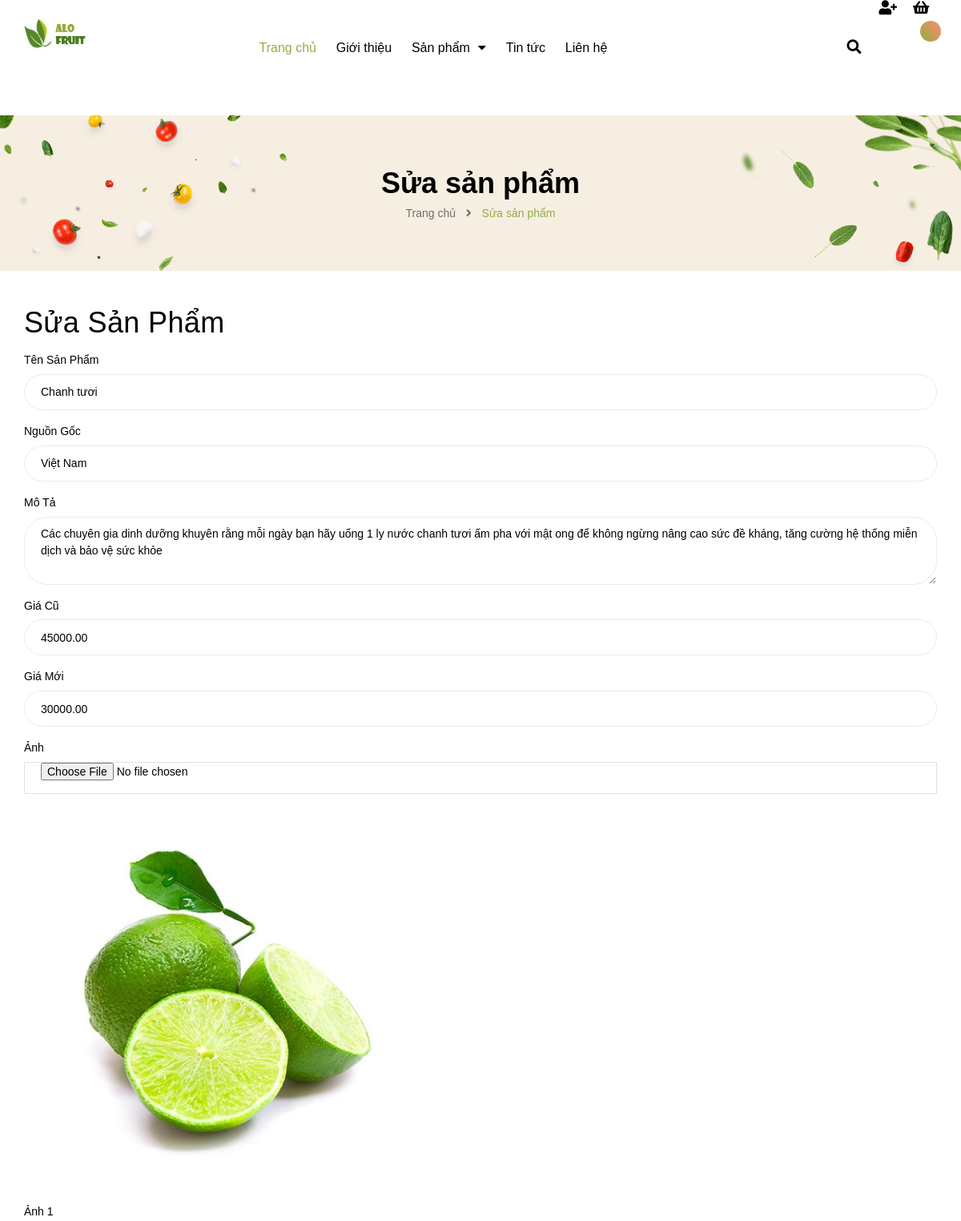
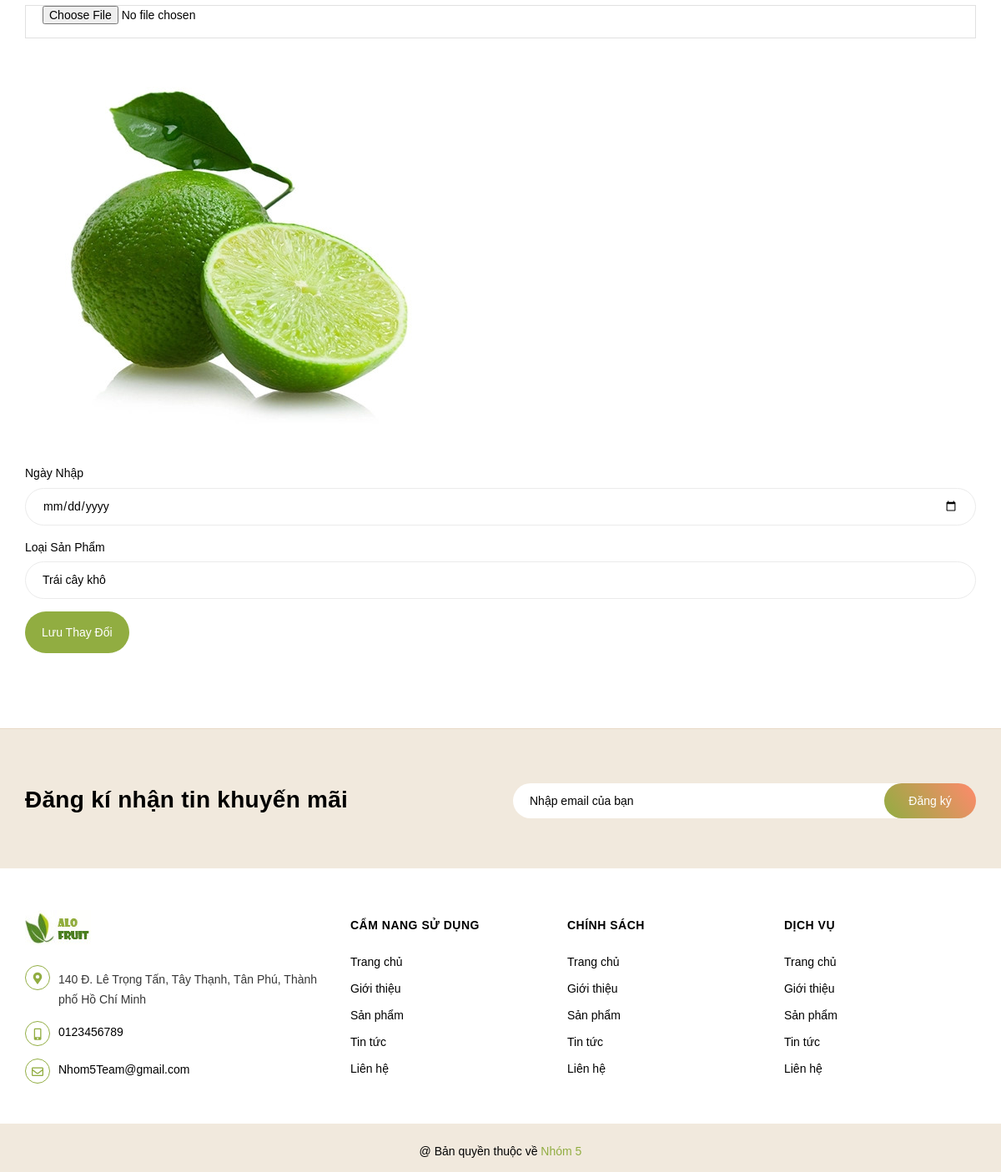
The app's page /suaSanPham/1/ with its own data (2 pictures, top to bottom).
### Home/models.py (models this page shows, shortened)
class SanPham(models.Model):
    MaSP = models.AutoField(primary_key=True)
    TenSP = models.CharField(max_length=255)
    NguonGoc = models.TextField()
    MoTa = models.TextField()
    GiaCu = models.DecimalField(max_digits=10, decimal_places=2)
    GiaMoi = models.DecimalField(max_digits=10, decimal_places=2)
    Anh = models.ImageField(upload_to='')
    Anh1 = models.ImageField(upload_to='')
    NgayNhap = models.DateField()
    MaLoai = models.ForeignKey('LoaiSanPham', on_delete=models.CASCADE)

class LoaiSanPham(models.Model):
    MaLoaiSP = models.AutoField(primary_key=True)
    TenLoaiSP = models.CharField(max_length=255)

### Home/views.py (the view, shortened to what this page needs)
# urls.py: path('suaSanPham/<int:id>/', views.SuaSanPham, name='suaSanPham'),
def SuaSanPham(request, id):
    san_pham = get_object_or_404(SanPham, MaSP=id)
    loaiSanPhamList = LoaiSanPham.objects.all()
    return render(request, 'page/SuaSanPham.html', {'san_pham': san_pham, 'loaiSanPhamList': loaiSanPhamList})

### Home/views.py (called while the page is built)
def loaiSP(request):
    loai_san_pham_list = LoaiSanPham.objects.all()
    return {'loaiSanPhamList': loai_san_pham_list}

### Home/templates/page/SuaSanPham.html (shortened to what this page needs)
﻿<!DOCTYPE html>
<html lang="en">
<head>
    {% extends "pages/layout.html" %}
    {% load static %}
    {% block content %}
    <div class="breadcrumb_background margin-bottom-40">
        <div class="title_full">
            <div class="container a-center">
                <p class="title_page">Sửa sản phẩm</p>
            </div>
        </div>
        <section class="bread-crumb">
            <div class="container">
                <div class="row">
                    <div class="col-xs-12 a-center">
                        <ul class="breadcrumb">
                            <li class="home">
                                <a href="/"><span>Trang chủ</span></a>
                                <span class="mr_lr">&nbsp;<i class="fa fa-angle-right"></i>&nbsp;</span>
                            </li>
                            <li><strong><span>Sửa sản phẩm</span></strong></li>
                        </ul>
                    </div>
                </div>
            </div>
        </section>
    </div>
    <div class="container mt-5">
        <h1>Sửa Sản Phẩm</h1>
        <form method="post" enctype="multipart/form-data">
            <div class="form-group">
                <label for="TenSP">Tên Sản Phẩm</label>
                <input type="text" class="form-control" id="TenSP" name="TenSP" value="{{ san_pham.TenSP }}" required>
            </div>
            <div class="form-group">
                <label for="NguonGoc">Nguồn Gốc</label>
                <input type="text" class="form-control" id="NguonGoc" name="NguonGoc" value="{{ san_pham.NguonGoc }}" required>
            </div>
            <div class="form-group">
                <label for="MoTa">Mô Tả</label>
                <textarea class="form-control" id="MoTa" name="MoTa" rows="3" required>{{ san_pham.MoTa }}</textarea>
            </div>
            <div class="form-group">
                <label for="GiaCu">Giá Cũ</label>
                <input type="number" step="0.01" class="form-control" id="GiaCu" name="GiaCu" value="{{ san_pham.GiaCu }}" required>
            </div>
            <div class="form-group">
                <label for="GiaMoi">Giá Mới</label>
                <input type="number" step="0.01" class="form-control" id="GiaMoi" name="GiaMoi" value="{{ san_pham.GiaMoi }}" required>
            </div>
            <div class="form-group">
                <label for="Anh">Ảnh</label>
                <input type="file" class="form-control-file" id="Anh" name="Anh">
                <img src="{% static san_pham.Anh %}" alt="{{ san_pham.TenSP }}" style="width: 500px; margin-top: 10px;">
            </div>
            <div class="form-group">
                <label for="Anh1">Ảnh 1</label>
                <input type="file" class="form-control-file" id="Anh1" name="Anh1">
                <img src="{% static san_pham.Anh1 %}" alt="{{ san_pham.TenSP }}" style="width: 500px; margin-top: 10px;">
            </div>
            <div class="form-group">
                <label for="NgayNhap">Ngày Nhập</label>
                <input type="date" class="form-control" id="NgayNhap" name="NgayNhap" value="{{ san_pham.NgayNhap }}" required>
            </div>
            <div class="form-group">
                <label for="MaLoai">Loại Sản Phẩm</label>
                <select class="form-control" id="MaLoai" name="MaLoai" required>
                    {% for loai in loaiSanPhamList %}
                    <option value="{{ loai.id }}" {% if loai.id == san_pham.MaLoai.id %}selected{% endif %}>{{ loai.TenLoaiSP }}</option>
                    {% endfor %}
                </select>
            </div>
            <button type="submit" class="btn btn-primary">Lưu Thay Đổi</button>
        </form>
    </div>
    {% endblock %}

### static/assets/base.scss1615.css (style rules this page uses)
*,input,:before,:after { -webkit-box-sizing:border-box;-moz-box-sizing:border-box;box-sizing:border-box }
html { overflow-x:hidden }
html,body { padding:0px !important;padding:0;margin:0 }
article,aside,details,figcaption,figure,footer,header,hgroup,main,nav,section,summary { display:block }
input[type="text"],input[type="email"],input[type="password"],input[type="tel"] { border:1px solid #e9e9e9;color:#1c1c1c;margin:0 0 19px;min-height:40px;padding:0 20px }
a { color:#000 }
body,input,textarea,button,select { line-height:1.7;font-family:"Quicksand",sans-serif;color:#000;-webkit-font-smoothing:antialiased;-webkit-text-size-adjust:100% }
body { font-size:14px;color:#000;overflow-x:hidden }
h1,.h1,h2,.h2,h3,.h3,h4,.h4,h5,.h5,h6,.h6 { font-family:"Quicksand",sans-serif;line-height:1.4 }
a { -webkit-transition:all 150ms ease-in-out;-moz-transition:all 150ms ease-in-out;-ms-transition:all 150ms ease-in-out;-o-transition:all 150ms ease-in-out;transition:all 150ms ease-in-out }
h1,.h1 { font-size:2.57143em }
h1,.h1,h2,.h2,h3,.h3,h4,.h4,h5,.h5,h6,.h6,.h1,.h2,.h3,.h4,.h5,.h6 { color:#000;letter-spacing:.01em }
p { margin:0 0 15px 0 }
b,strong { font-weight:700 }
ul { list-style:none outside }
a,.text-link { color:#000;text-decoration:none;background:transparent }
button { overflow:visible }
img { border:0 none;max-width:100%;height:auto }
form { margin-bottom:30px }
input,textarea,button,select { font-size:1em }
button,input[type="text"],input[type="search"],input[type="password"],input[type="email"],input[type="file"],input[type="number"],input[type="tel"],input[type="submit"],textarea { -webkit-appearance:none;-moz-appearance:none }
input,textarea,select,fieldset { border-radius:0;max-width:100% }
input { display:inline-block;width:auto }
button,input[type="submit"] { cursor:pointer }
input[type="text"],input[type="search"],input[type="password"],input[type="email"],input[type="file"],input[type="number"],input[type="tel"],textarea,select { border:1px solid #e1e1e1;padding:0 110px 0 20px;width:100%;max-width:100%;display:block }
textarea { min-height:100px;padding-top:6px;padding-bottom:6px }
select { -webkit-appearance:none;-moz-appearance:none;appearance:none;background-position:right center;background-image:url("ico-select6e9d.png?1706000752249");background-repeat:no-repeat;background-position:right 10px center;background-color:#fff !important;padding-right:28px;text-indent:0.01px;text-overflow:'';cursor:pointer }
option { color:#000;background-color:#fff }
label,legend { display:block;font-weight:400 }
label[for] { cursor:pointer }
.form-group { margin:0;padding:0 0 8px;border:0 }
.form-group .form-control { display:block;width:100%;min-height:45px;padding:10px 20px;font-size:14px;font-family:"Quicksand",sans-serif;line-height:1.5;color:#000;background-color:#fff;background-image:none;margin-bottom:15px;border:1px solid #ebebeb;box-shadow:none;border-radius:30px }
.form-group input,.form-group select { height:40px }
.a-center { text-align:center !important }
.margin-bottom-40 { margin-bottom:40px !important }
.btn,input[type="submit"] { display:inline-block;height:40px;line-height:39px;padding:0 20px;text-align:center;white-space:nowrap;outline:none !important;cursor:pointer;border:none;font-weight:400;border-radius:0;letter-spacing:0;-webkit-transition:background-color 0.1s ease-in;-moz-transition:background-color 0.1s ease-in;-ms-transition:background-color 0.1s ease-in;-o-transition:background-color 0.1s ease-in;transition:background-color 0.1s ease-in;-webkit-border-radius:0;border-radius:0 }
.btn.btn-primary,input.btn-primary[type="submit"] { padding:0 20px;background:#91ad41;color:#fff;border-radius:30px;font-size:14px;font-family:"Quicksand",sans-serif;height:50px;line-height:50px }
body { background:#fff }

### records on screen
SanPham: TenSP "Chanh tươi", NguonGoc "Việt Nam", MoTa "Các chuyên gia dinh dưỡng khuyên rằng mỗi ngày bạn hãy uống 1 ly nước chanh tươi ấm pha với mật ong để không ngừng nâng cao sức đề kháng, tăng cường hệ thống miễn dịch và bảo vệ sức khỏe", GiaCu "45000.00", GiaMoi "30000.00", Anh (picture), Anh1 (picture), MaLoai "Trái cây khô"
